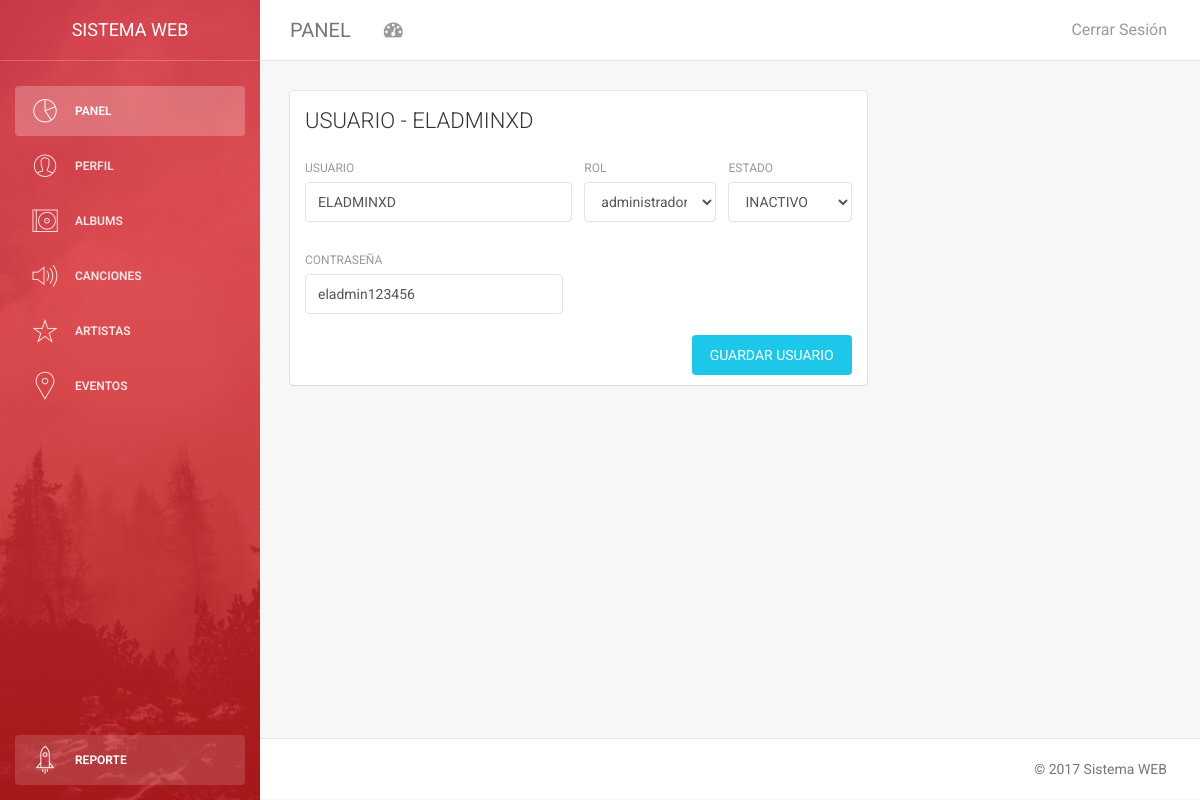
The app's page /adminpanel/editar_usuario.php?idusuario=1 (signed in) with its own data.
### tables this page shows
CREATE TABLE `usuario` (
  `idusuario` int(11) NOT NULL,
  `login` varchar(50) NOT NULL,
  `pass` varchar(20) NOT NULL,
  `idrol` int(11) NOT NULL,
  `activo` int(11) NOT NULL
);

### adminpanel/editar_usuario.php (the view, shortened to what this page needs)
<?php
   include('../session.php');
?>
<!Doctype html>
<html lang="es">
<head>
    <?php
   include('beforescripts.php');
    ?>
</head>
<body>
<div class="wrapper">
   <?php
   include('sidebar.php');
    ?>
    <div class="main-panel">
        <?php
            include('navigation.php');
        ?>
<div class="content">
            <div class="container-fluid">
                <div class="row">
                    <div class="col-md-8">
                        <div class="card">
                            <?php
                                    $idusuario=$_REQUEST["idusuario"];
        $sql = "select *from usuario where idusuario=".$idusuario;
        $results = $db->query($sql);
                                    $rows=$results->fetch_row()
     ?>
                            <div class="header">
                                <h4 class="title">USUARIO - <?php echo $rows[1] ?></h4>
                            </div>
                            <div class="content">
                                <form method="POST" enctype="multipart/form-data"  action="usuario/actualizar_usuario.php">
                                    <div class="row">
                                        <div class="col-md-6">
                                            <div class="form-group">
                                                <label>USUARIO</label>
                                                  <input type="text" class="form-control" name="txtnombre" value="<?php echo $rows[1]; ?>" >
                                            </div>
                                        </div>
                                        <div class="col-md-3">
                                            <div class="form-group">
                                                <?php
                                                $micadena1="select *from rol";
                                                $results1 = $db->query($micadena1);
                                                ?>
                                                <label>ROL</label>
                                                <select class='form-control' name="cborol" id="">
                                                <?php
                                                   $seleccionado1="";
                                        while($rows1=$results1->fetch_row())
                                        {
                                            echo  "<option ".$seleccionado1." value='".$rows1[0]."'>".$rows1[1]."</option>";
                                            $seleccionado1="";
                                                }
                                        ?>
                                                </select>
                                            </div>
                                        </div>
                                          <div class="col-md-3">
                                            <div class="form-group">
                                                <label>ESTADO</label>
                                                <select name="cboestado" class="form-control" id="">
                                                 <?php
                                        if ($rows[4]==1)
                                        {
                                            echo "<option selected value='1'>ACTIVO</option>";
                                              echo "<option value='0'>INACTIVO</option>";
                                        }
                            else
                            {
                                              echo "<option selected value='0'>INACTIVO</option>";
                            }
                                        ?>
                                           </select>
                                            </div>
                                        </div>
                                    </div>
                                    <div class="row">
                                        <div class="col-md-6">
                                            <div class="form-group">
                                                <label>CONTRASEÑA</label>
                                                  <input type="text" class="form-control" name="txtpass" value="<?php echo $rows[2]; ?>" >
                                            </div>
                                        </div>
                                    </div>
                                    <button type="submit" class="btn btn-info btn-fill pull-right">GUARDAR USUARIO</button>
                                    <div class="clearfix"></div>
                                </form>
                            </div>
                        </div>
                    </div>
                    <div class="col-md-4">
                    </div>
                </div>
            </div>
        </div>
        <?php
   include('footer.php');
?>
    </div>
</div>
</body>
</html>

### records on screen
usuario: login "ELADMINXD", txtnombre "ELADMINXD", cboestado "INACTIVO", txtpass "eladmin123456"

### other values on screen
form field cborol "administrador"
